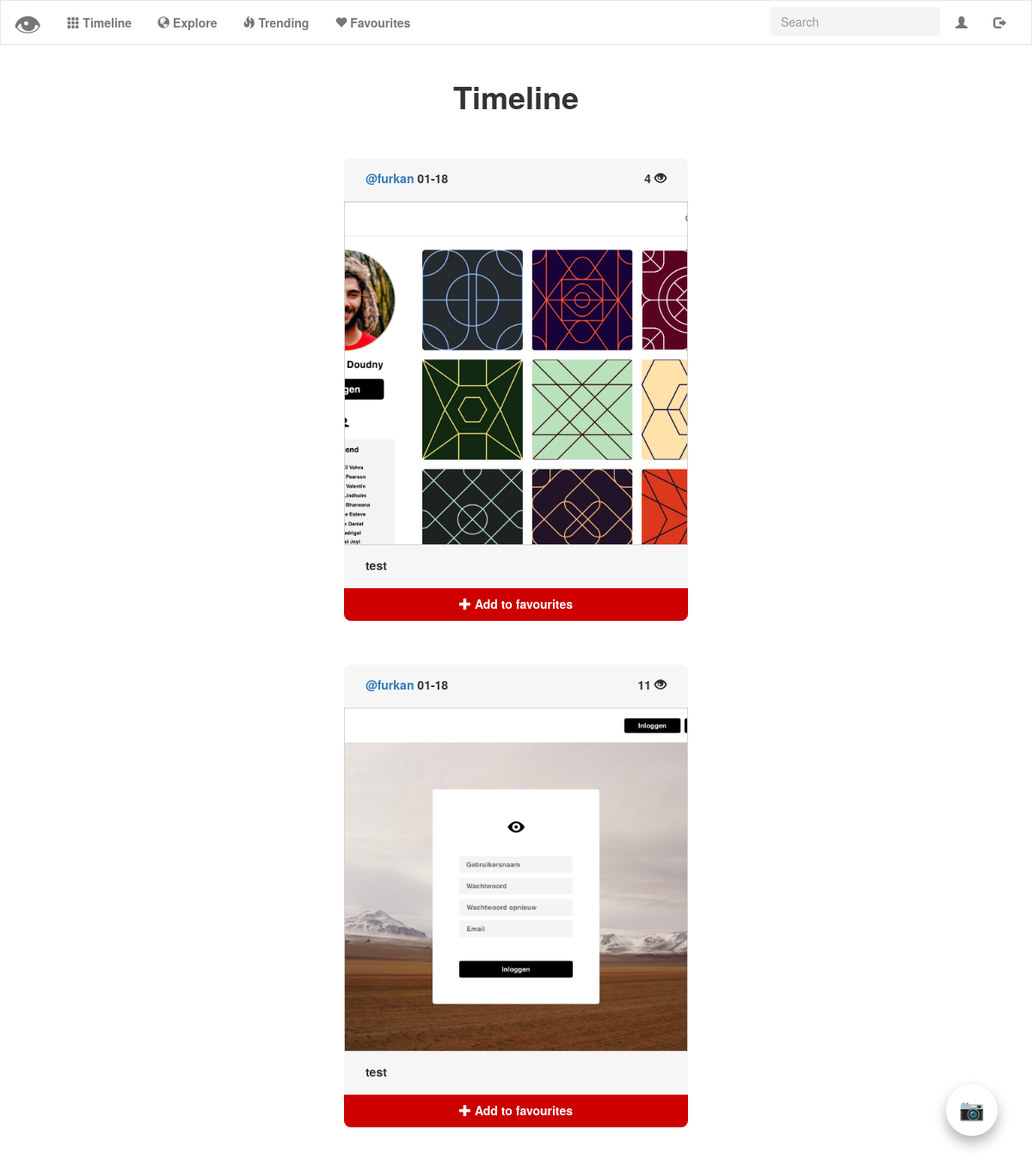
Screenshot of /timeline (signed in) with the database file from the repository.
### tables this page shows
CREATE TABLE 'uploads' ('id' integer PRIMARY KEY AUTOINCREMENT NOT NULL, 'user_id' integer NOT NULL, 'upload' text NOT NULL, 'description' text NOT NULL, 'timestamp' double precision NOT NULL DEFAULT CURRENT_TIMESTAMP, 'username'  text NOT NULL  , 'score' INTEGER NOT NULL DEFAULT 0);

### application.py (the view)
@app.route("/timeline")
@login_required
def timeline():
    uploads = []
    followings_id = get_following(session["user_id"])
    for p in followings_id:
        user_uploads = get_all_uploads(p["user_id"])
        for u in user_uploads:
            uploads.append(u)
    uploads.sort(key=lambda d: d['timestamp'])
    return render_template("timeline.html", uploads=uploads, user_id=session["user_id"])

### helpers.py (called while the page is built)
def login_required(f):
    @wraps(f)
    def decorated_function(*args, **kwargs):
        if session.get("user_id") is None:
            return redirect("/login")
        return f(*args, **kwargs)
    return decorated_function

def get_following(follower_id):
    following = db.execute("SELECT user_id FROM followers WHERE follower_id = :follower_id", follower_id=follower_id)
    return following

def get_all_uploads(user_id):
    user_photos = db.execute("SELECT * FROM uploads WHERE user_id = :user_id", user_id=user_id)
    user_photos = change_timestamp(user_photos)
    user_photos.sort(key=lambda d: d['timestamp'], reverse=True)
    return user_photos

def change_timestamp(post_list):
    for post in post_list:
        date = post["timestamp"]
        date = date[5:11]
        post["timestamp"] = date
    return post_list

### templates/timeline.html (shortened to what this page needs)
{% extends "layout.html" %}
{% block main %}
    <div class="container-title" id="timeline-title">
        <h1><b>Timeline</b></h1>
    </div>
    {% for post in uploads %}
    <div class="button-images">
        <button name="modal" class="photo_modal" data-toggle="modal" data-target="#photomodal{{ post.id }}">
            <label for="modal" class="modal-label">
                <div class="timeline-container">
                    <div class="timeline-description">
                        <a href="{{ url_for('profile', username=post.username) }}"><label id="username">{{ post.username }} </label></a>
                        <label id="timestamp">{{ post.timestamp }} </label>
                        <label id="score">{{ post.score }} <span class="glyphicon glyphicon-eye-open"></span></label>
                    </div>
                    <img src="/upload/{{ post.upload }}" class="img-responsive">
                    <div class="timeline-bottom">
                        <label id="discription">{{ post.description }} </label>
                        <button id="favourite" onclick="favouriteButtonClicked({{ user_id }}, {{ post.id }})" class="btn btn-red btn-fav"><span class="glyphicon glyphicon-plus"></span><b> Add to favourites</b></button>
                    </div>
                </div>
            </label>
        </button>
    </div>
    {% endfor %}
{% endblock %}

### static/styles.css (style rules this page uses)
main img { max-width: 100%; }
.btn { width:200px !important; background-color:black; color:white; height:40px; margin-top: 5px; }
.btn-red { width:200px !important; background-color:#cc0000; color:white; height:40px; margin-top: 5px; }
.img-responsive { border: 0.5px solid lightgray; object-fit: cover; width:250px !important; height:250px !important; border-radius: 8px; }
.photo_modal { background-color: white; border: 0px; }
.modal-label { transition: all 0.3s ease 0s; cursor: pointer; outline: none; }
.button-images { margin-bottom:50px; }
#timeline-title { margin-bottom: 50px !important; }
.button-images button { cursor: pointer; width: 100%; display: block; }
.button-images img { object-fit: cover; min-width:400px !important; min-height:400px !important; max-width: 650px !important; max-height: 650px !important; border-radius: 0; }
.timeline-description { text-align: left; padding-left: 25px; position: relative; top: 50%; transform: translateY(-50%); -webkit-transform: translateY(-50%); }
.timeline-container { background-color: rgba(246,246,246,1); border-radius: 8px 8px 0px 0px; padding-top:25px; padding-bottom:25px; }
.timeline-bottom { text-align: left; padding-left: 25px; position: relative; top: 50%; transform: translateY(50%); -webkit-transform: translateY(50%); }
.btn-fav { margin-left:auto; margin-right: auto; width: 400px !important; max-width:400px !important; margin-top: -8px !important; border-radius: 0px 0px 8px 8px; }
#score { float:right; padding-right: 25px }

### rows the page displays
uploads: username "@furkan", timestamp "01-18", score "4", upload (picture), description "test"
uploads: username "@furkan", timestamp "01-18", score "11", upload (picture), description "test"
